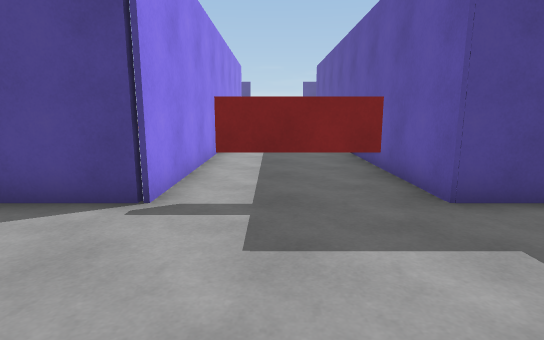
view 1 (above)

15 first-person views from a walk through a scene from a Unity 3-D project. The camera is 1.3 m above the floor, tilts 10° down and sees 80° across. The floor is counted in squares, 1 m on a side. Each view is taken from the middle of a square. On the plan, view 1 faces up. The plan holds only what a view shows up to about 14 squares ahead; the rest is blank. The place goes on beyond the plan. The player is left out.

view 2
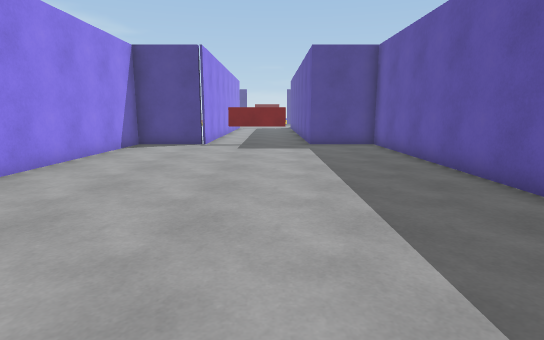

view 3
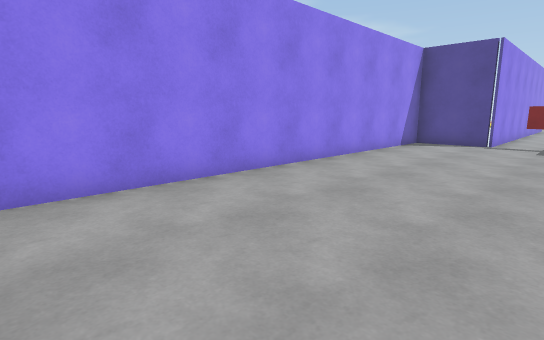

view 4
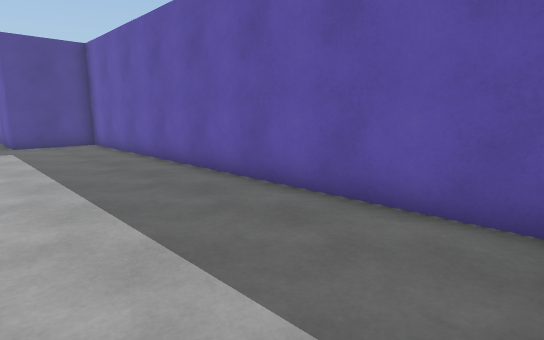

view 5
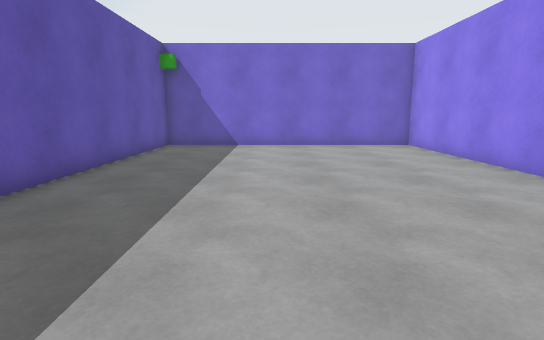

view 6
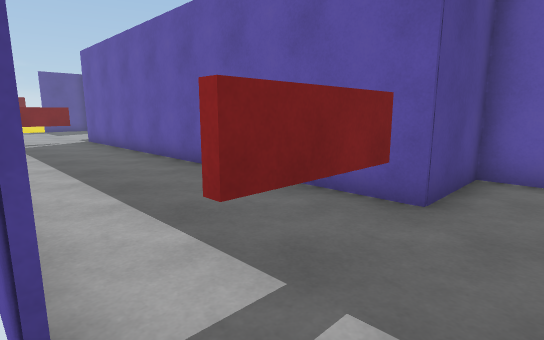

view 7
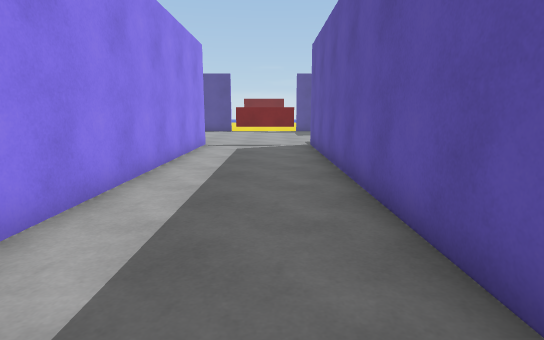

view 8
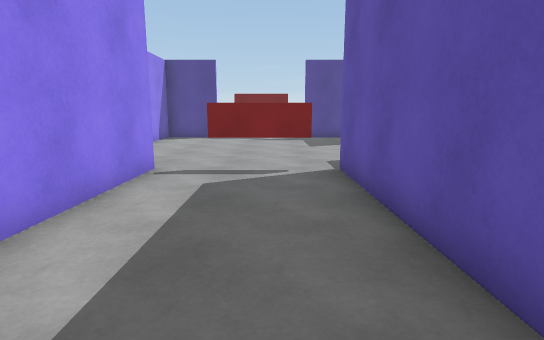

view 9
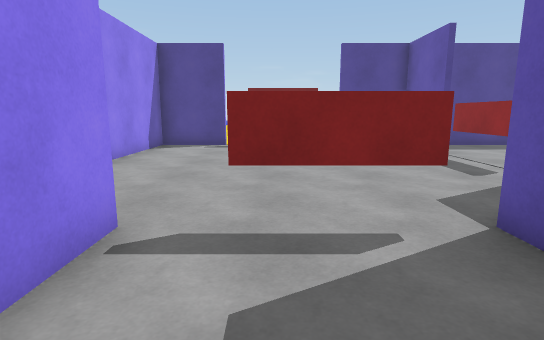

view 10
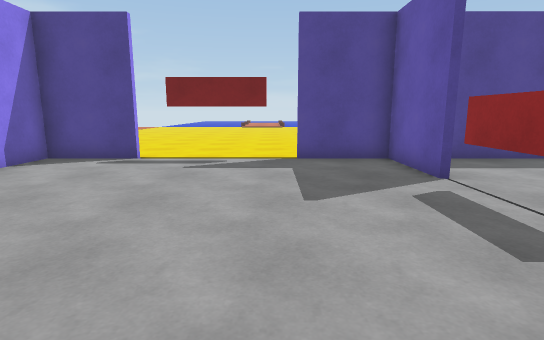

view 11
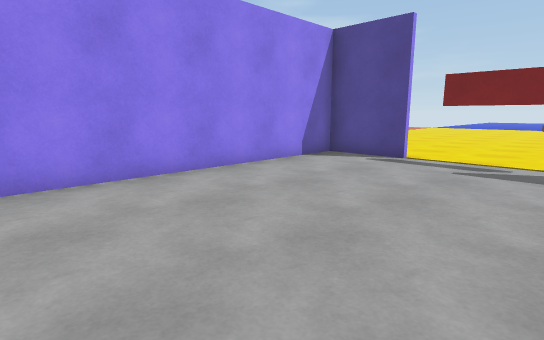

view 12
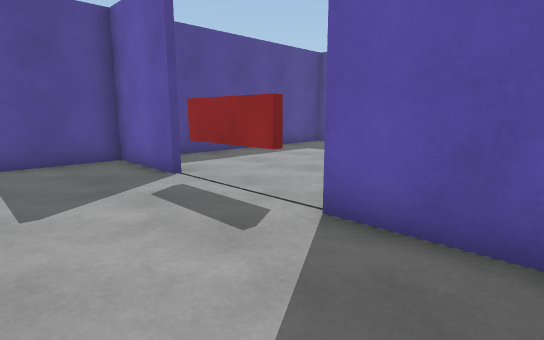

view 13
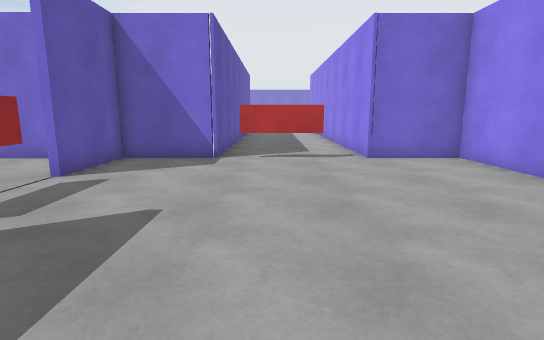

view 14
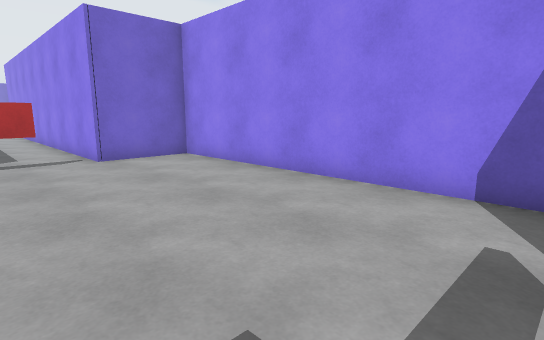

view 15
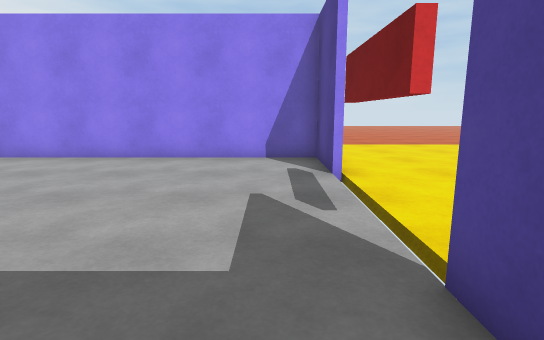

### Floor plan
Key: @ floor where view 1 was taken; # wall or solid block; x gap in a wall; . floor; T thing the floor can be seen under or through.
Columns run from 5 left of view 1 to 8 right of it. Each row starts with its distance up from view 1.
 30 .##x....x##
 29 #..........###
 28 #..........#.
 27 #..........#.
 26 #............
 25 #..........T.
 24 #..........T.
 23 #............
 22 #..........#.
 21 #..........#.
 20 #....T.....###
 19 ####..T.####
 18    #....#
 17    #....#
 16    #....#
 15    #....#
 14    #....#
 13    #....#
 12    #....#
 11    #....#
 10    #....#
  9    #....#
  8    #....#
  7    #....#
  6    #....#
  5 ####.TT.####
  4 #..........#
  3 #..........#
  2 #..........#
  1 #..........#
  0 #....@.....#
 -1 #..........#
 -2 #..........#
 -3 #..........#
 -4 #..........#
 -5 #..........#
 -6 #..........#
 -7 #..........#
 -8 #..........#
 -9 #..........#
-10 #..........#
-11 ############

Where each view was taken, in squares from view 1:
view 1: 0 up, 0 right, facing up
view 2: 9 down, 1 right, facing up
view 3: 10 down, 1 right, facing up-left
view 4: 10 down, 1 right, facing up-right
view 5: 3 up, 1 right, facing down
view 6: 3 up, 2 left, facing up-right
view 7: 6 up, 1 right, facing up
view 8: 12 up, 1 right, facing up
view 9: 16 up, 0 right, facing up
view 10: 20 up, 2 right, facing up
view 11: 20 up, 2 right, facing up-left
view 12: 20 up, 2 right, facing up-right
view 13: 29 up, 1 right, facing down
view 14: 29 up, 1 right, facing down-left
view 15: 28 up, 5 right, facing left
